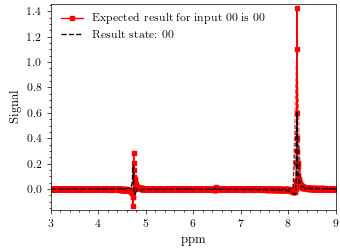
#> input picture ensamble_quantum_computing/A_Final_Report/exp_plot/cnoth_compare/CNOTC00.png, 340 x 250 px, found by its file name
$ python combine.py
#> lines starting #> are read from the running program, lines starting #| are printed output that depends on the picture
import matplotlib.pyplot as plt
import matplotlib.image as mpimg

# Load the images
img1 = mpimg.imread('/Users/runzhaoguo/Documents/MQST-UCLA/411/A_Final_Report/exp_plot/CNOTC00.png')
#> img1 is the input picture: shape (250, 340, 4) float32; mean R, G, B, A 0.974, 0.945, 0.945, 1
img2 = mpimg.imread('/Users/runzhaoguo/Documents/MQST-UCLA/411/A_Final_Report/exp_plot/CNOTC01.png')
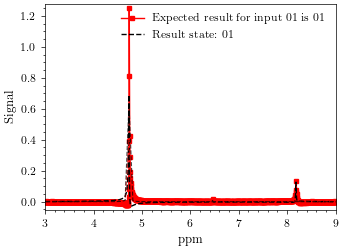
#> input picture ensamble_quantum_computing/A_Final_Report/exp_plot/cnoth_compare/CNOTC01.png, 340 x 250 px, found by its file name
#> img2 is the input picture: shape (250, 340, 4) float32; mean R, G, B, A 0.974, 0.946, 0.946, 1
img3 = mpimg.imread('/Users/runzhaoguo/Documents/MQST-UCLA/411/A_Final_Report/exp_plot/CNOTC10.png')
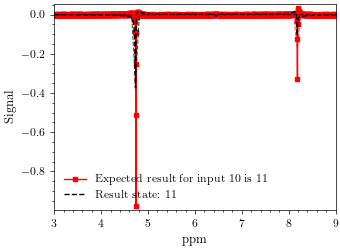
#> input picture ensamble_quantum_computing/A_Final_Report/exp_plot/cnoth_compare/CNOTC10.png, 340 x 250 px, found by its file name
#> img3 is the input picture: shape (250, 340, 4) float32; mean R, G, B, A 0.976, 0.948, 0.948, 1
img4 = mpimg.imread('/Users/runzhaoguo/Documents/MQST-UCLA/411/A_Final_Report/exp_plot/CNOTC11.png')
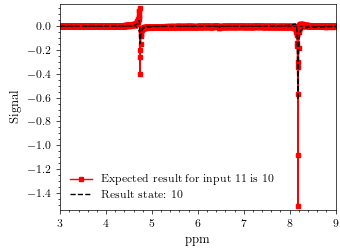
#> input picture ensamble_quantum_computing/A_Final_Report/exp_plot/cnoth_compare/CNOTC11.png, 340 x 250 px, found by its file name
#> img4 is the input picture: shape (250, 340, 4) float32; mean R, G, B, A 0.976, 0.947, 0.947, 1

# Create a 2x2 grid
fig, axs = plt.subplots(2, 2, figsize=(10, 10))

# Show each image in a subplot
axs[0, 0].imshow(img1)
axs[0, 0].axis('off')  # Turn off axes if you don't want them

axs[0, 1].imshow(img2)
axs[0, 1].axis('off')

axs[1, 0].imshow(img3)
axs[1, 0].axis('off')

axs[1, 1].imshow(img4)
axs[1, 1].axis('off')

# Add a main title if needed
# plt.suptitle('CNOT', fontsize=16)

plt.tight_layout()
plt.show()
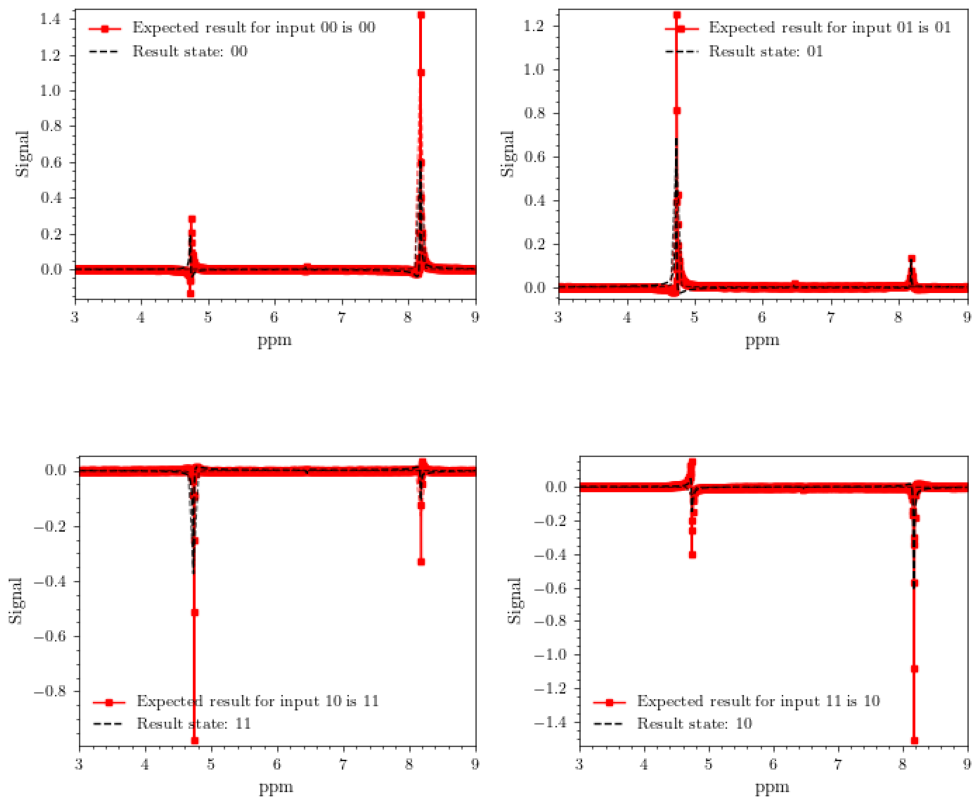
#> figure drawn by matplotlib, 4 panels

# Optionally, save the figure
# fig.savefig('combined_plot.png', dpi=300)
